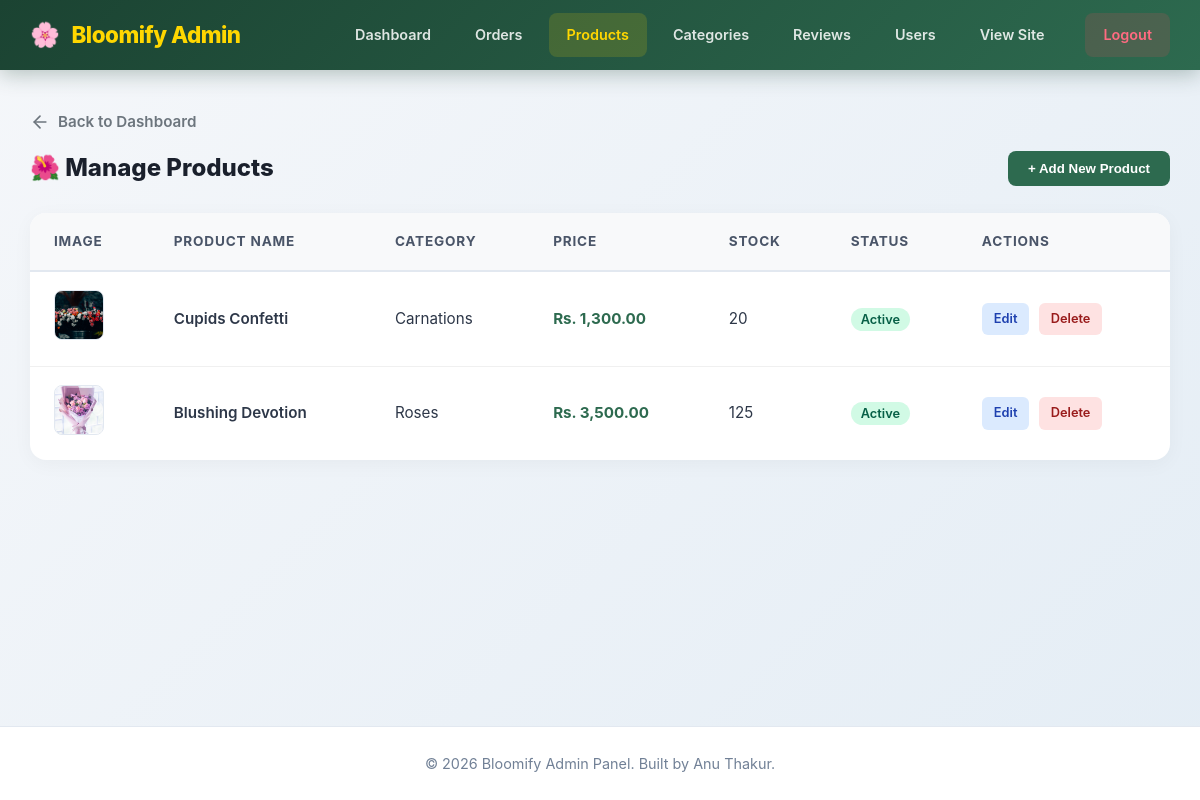
Page /admin/products.php (signed in) on the earlier database version.
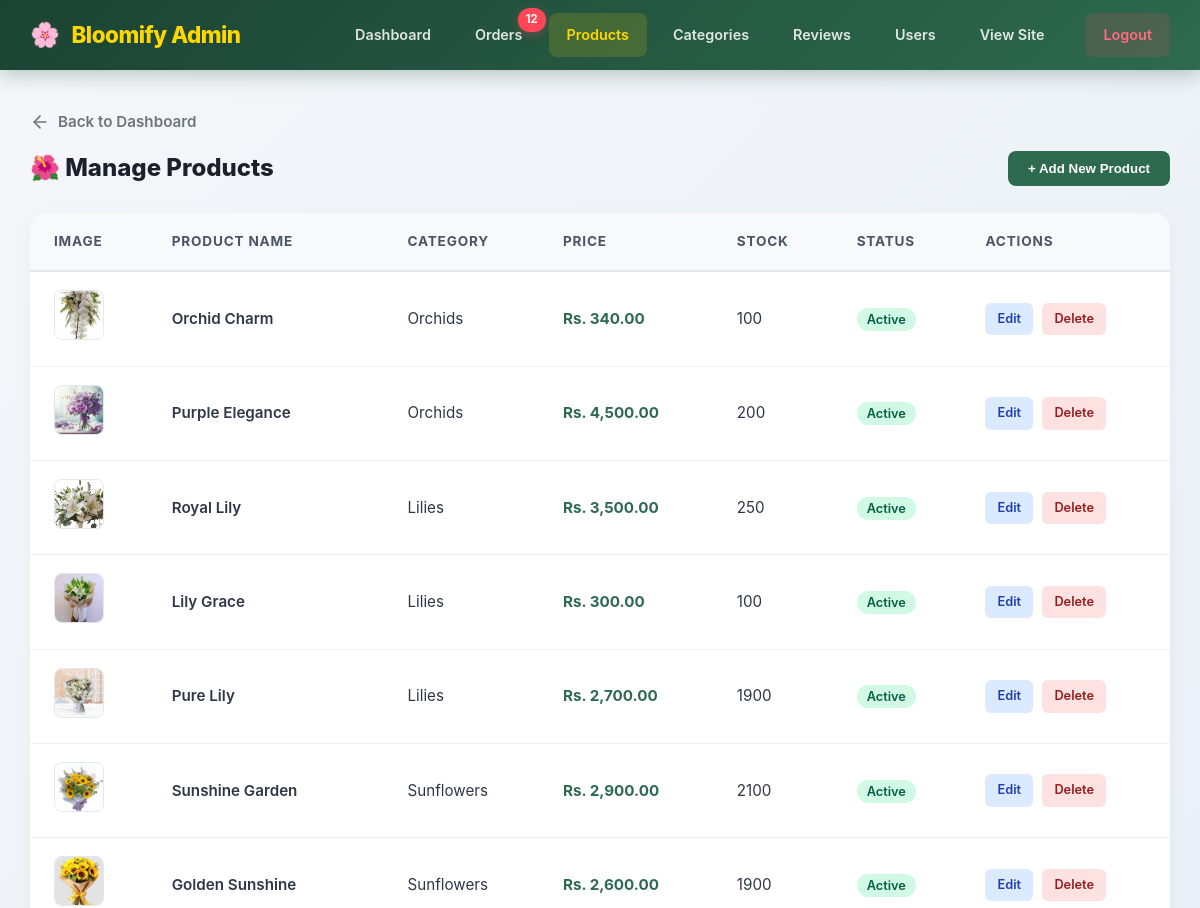
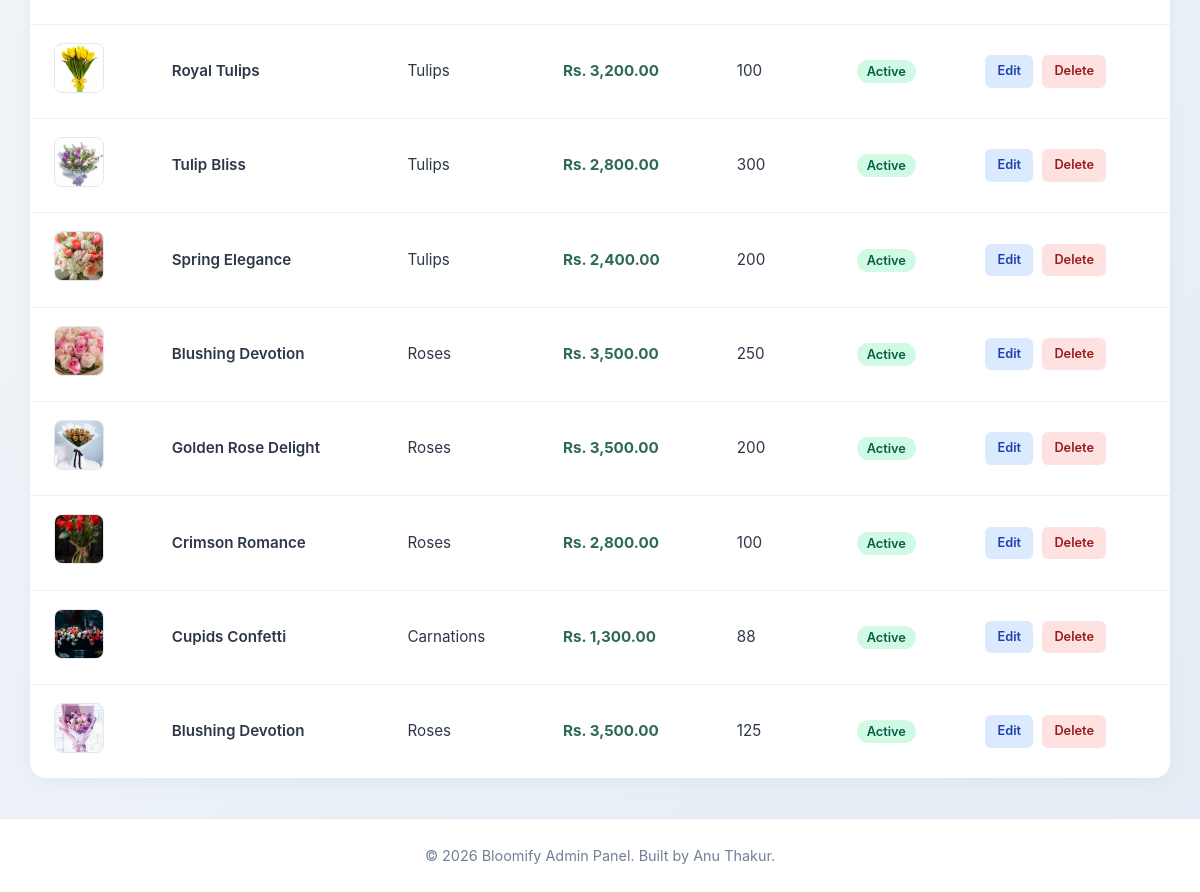
Same page on the later database version (2 pictures, top to bottom).
### tables this page shows
CREATE TABLE `products` (
  `id` int(11) NOT NULL,
  `category_id` int(11) DEFAULT NULL,
  `name` varchar(200) NOT NULL,
  `description` text DEFAULT NULL,
  `price` decimal(10,2) NOT NULL,
  `stock` int(11) NOT NULL DEFAULT 0,
  `stock_quantity` int(11) DEFAULT 0,
  `image` varchar(255) DEFAULT NULL,
  `status` enum('active','inactive') DEFAULT 'active',
  `created_at` timestamp NOT NULL DEFAULT current_timestamp(),
  `updated_at` timestamp NOT NULL DEFAULT current_timestamp() ON UPDATE current_timestamp()
);

CREATE TABLE `categories` (
  `id` int(11) NOT NULL,
  `name` varchar(100) NOT NULL,
  `description` text DEFAULT NULL,
  `image` varchar(255) DEFAULT NULL,
  `created_at` timestamp NOT NULL DEFAULT current_timestamp()
);

### includes/functions.php (called while the page is built, shortened)
<?php
function formatPrice($price) {
    return 'Rs. ' . number_format($price, 2);
}
?>

### admin/products.php (the view, shortened to what the changed rows need)
<?php
require_once __DIR__ . '/includes/admin-auth.php';
require_once __DIR__ . '/includes/admin-header.php';
$products = $conn->query("SELECT p.*, c.name as category_name FROM products p LEFT JOIN categories c ON p.category_id = c.id ORDER BY p.id DESC");
?>
<div class="page-header">
    <h2 class="section-title" style="margin:0;">🌺 Manage Products</h2>
</div>
<table class="admin-table">
    <thead>
        <tr>
            <th>Image</th>
            <th>Product Name</th>
            <th>Category</th>
            <th>Price</th>
            <th>Stock</th>
            <th>Status</th>
            <th>Actions</th>
        </tr>
    </thead>
    <tbody>
        <?php if ($products && $products->num_rows > 0): ?>
            <?php while($p = $products->fetch_assoc()): ?>
                <tr>
                    <td>
                        <img src="<?php echo SITE_URL; ?>/assets/images/<?php echo htmlspecialchars($p['image'] ?? 'default-flower.jpg'); ?>"
                             alt="<?php echo htmlspecialchars($p['name']); ?>" class="product-img-sm"
                             onerror="this.src='https://via.placeholder.com/50?text=No+Img'">
                    </td>
                    <td style="font-weight: 600;"><?php echo htmlspecialchars($p['name']); ?></td>
                    <td><?php echo htmlspecialchars($p['category_name'] ?? 'Uncategorized'); ?></td>
                    <td style="font-weight: 700; color: #2d6a4f;"><?php echo formatPrice($p['price']); ?></td>
                    <td><?php echo $p['stock_quantity'] ?? '0'; ?></td>
                    <td>
                        <span class="<?php echo $p['status'] === 'active' ? 'status-active' : 'status-inactive'; ?>">
                            <?php echo ucfirst($p['status']); ?>
                        </span>
                    </td>
                    <td>
                        <a href="?edit=<?php echo $p['id']; ?>" class="btn-action btn-edit">Edit</a>
                        <a href="?delete=<?php echo $p['id']; ?>" class="btn-action btn-delete" onclick="return confirm('Are you sure you want to delete this product? This cannot be undone.');">Delete</a>
                    </td>
                </tr>
            <?php endwhile; ?>
        <?php endif; ?>
    </tbody>
</table>
<?php require_once __DIR__ . '/includes/admin-footer.php'; ?>

### admin/includes/admin-header.php (shortened to what the changed rows need)
<!DOCTYPE html>
<html lang="en">
<head>
    <link rel="stylesheet" href="<?php echo SITE_URL; ?>/assets/css/style.css">
    <link rel="stylesheet" href="<?php echo SITE_URL; ?>/admin/assets/css/admin.css">
</head>
<body class="admin-body">
<?php
$new_orders_sql = "SELECT COUNT(*) as cnt FROM orders WHERE payment_status = 'pending' OR delivery_status = 'pending'";
$new_orders_result = $conn->query($new_orders_sql);
$new_orders_count = $new_orders_result->fetch_assoc()['cnt'];
?>
<header class="admin-header">
    <div class="admin-header-content">
        <nav class="admin-nav">
            <a href="<?php echo SITE_URL; ?>/admin/orders.php" class="<?php echo basename($_SERVER['PHP_SELF']) == 'orders.php' ? 'active' : ''; ?>">
                Orders
                <?php if ($new_orders_count > 0): ?>
                    <span class="notification-badge"><?php echo $new_orders_count; ?></span>
                <?php endif; ?>
            </a>
        </nav>
    </div>
</header>
<main class="admin-container">

Differences in the rows shown:
added products: image (picture), name "Orchid Charm", category.name "Orchids", price "Rs. 340.00", stock_quantity "100", status "Active"
added products: image (picture), name "Purple Elegance", category.name "Orchids", price "Rs. 4,500.00", stock_quantity "200", status "Active"
added products: image (picture), name "Royal Lily", category.name "Lilies", price "Rs. 3,500.00", stock_quantity "250", status "Active"
added products: image (picture), name "Lily Grace", category.name "Lilies", price "Rs. 300.00", stock_quantity "100", status "Active"
added products: image (picture), name "Pure Lily", category.name "Lilies", price "Rs. 2,700.00", stock_quantity "1900", status "Active"
added products: image (picture), name "Sunshine Garden", category.name "Sunflowers", price "Rs. 2,900.00", stock_quantity "2100", status "Active"
added products: image (picture), name "Golden Sunshine", category.name "Sunflowers", price "Rs. 2,600.00", stock_quantity "1900", status "Active"
added products: image (picture), name "Royal Tulips", category.name "Tulips", price "Rs. 3,200.00", stock_quantity "100", status "Active"
added products: image (picture), name "Tulip Bliss", category.name "Tulips", price "Rs. 2,800.00", stock_quantity "300", status "Active"
added products: image (picture), name "Spring Elegance", category.name "Tulips", price "Rs. 2,400.00", stock_quantity "200", status "Active"
added products: image (picture), name "Blushing Devotion", category.name "Roses", price "Rs. 3,500.00", stock_quantity "250", status "Active"
added products: image (picture), name "Golden Rose Delight", category.name "Roses", price "Rs. 3,500.00", stock_quantity "200", status "Active"
added products: image (picture), name "Crimson Romance", category.name "Roses", price "Rs. 2,800.00", stock_quantity "100", status "Active"
changed products "Cupids Confetti": stock_quantity "20" → "88"
Other differences:
$new_orders_count: (not shown) → "12"
